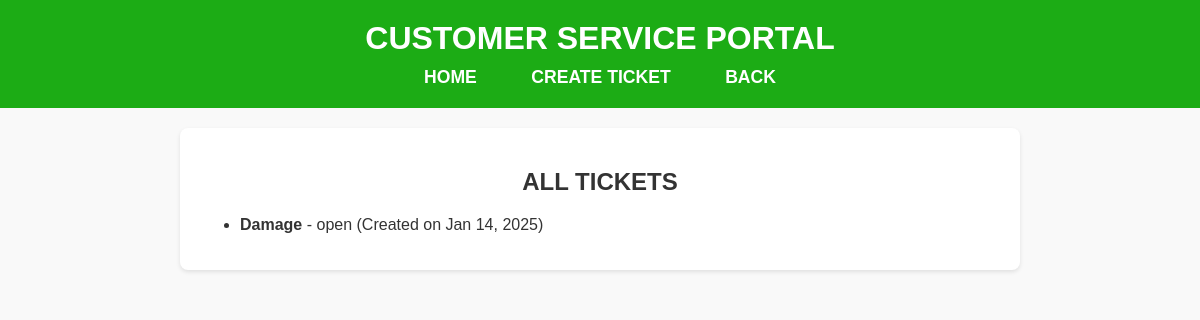
Page /cs/ on the committed database.
### support/models.py (models this page shows, shortened)
class Ticket(models.Model):
    STATUS_CHOICES = [
        ('open', 'Open'),
        ('in_progress', 'In Progress'),
        ('resolved', 'Resolved'),
    ]
    customer_name = models.CharField(max_length=100)
    email = models.EmailField()
    subject = models.CharField(max_length=200)
    description = models.TextField()
    status = models.CharField(max_length=20, choices=STATUS_CHOICES, default='open')
    created_at = models.DateTimeField(auto_now_add=True)
    updated_at = models.DateTimeField(auto_now=True)

### support/views.py (the view)
# urls.py: path('cs/', cs, name='cs'),
def cs(request):
    tickets = Ticket.objects.all()
    return render(request, 'support/home.html', {'tickets': tickets})

### support/templates/support/home.html
{% extends 'support/base.html' %}
{% block content %}
<div class="tickets-container">
    <center><h2>ALL TICKETS</h2></center>
    <ul class="tickets-list">
        {% for ticket in tickets %}
        <li class="ticket-item">
            <strong>{{ ticket.subject }}</strong> - <span class="ticket-status">{{ ticket.status }}</span>
            <span class="ticket-date">(Created on {{ ticket.created_at|date:"M d, Y" }})</span>
        </li>
        {% empty %}
        <li class="no-tickets">No tickets available.</li>
        {% endfor %}
    </ul>
</div>
{% endblock %}

### support/static/css/styles.css (style rules this page uses)
body { font-family: Arial, sans-serif; margin: 0; padding: 0; background-color: #f9f9f9; color: #333; }

### rows in the picture
Ticket: subject "Damage", status "open", created_at "Jan 14, 2025"
